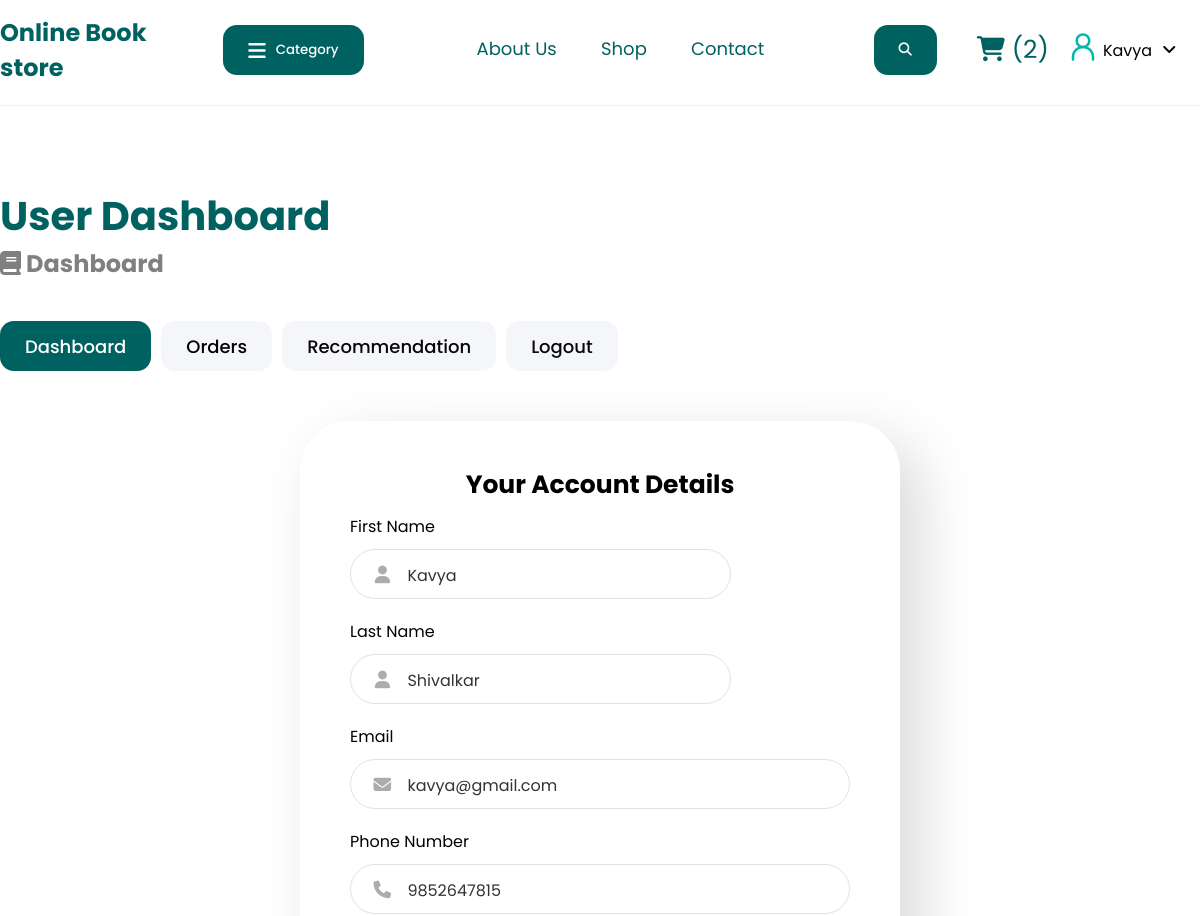
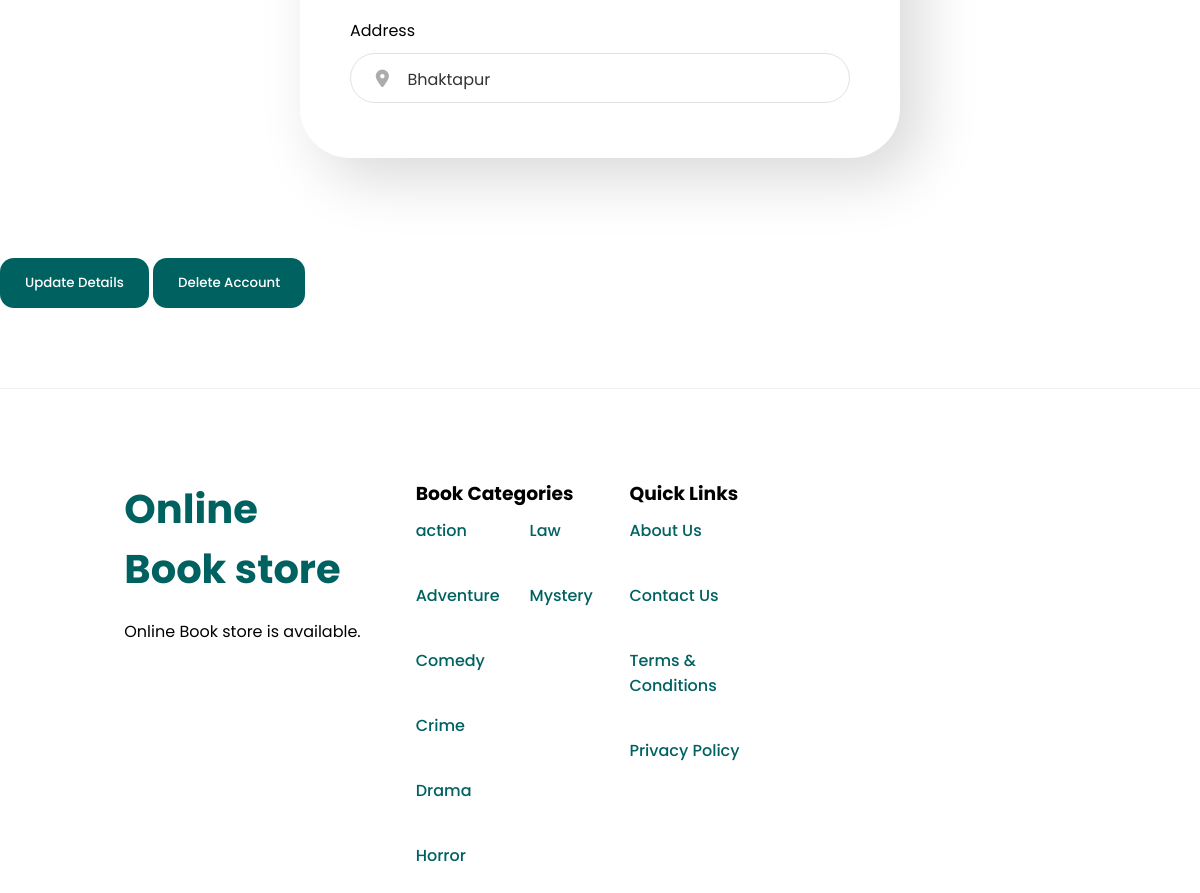
Page /user_dashboard.php (signed in) on the committed database (2 pictures, top to bottom).
### tables this page shows
CREATE TABLE `users` (
  `id` int(11) NOT NULL,
  `user_type` varchar(10) NOT NULL DEFAULT 'user',
  `firstName` varchar(50) NOT NULL,
  `lastName` varchar(50) NOT NULL,
  `email` varchar(100) NOT NULL,
  `phone` varchar(20) NOT NULL,
  `address` varchar(100) NOT NULL,
  `password` varchar(300) NOT NULL,
  `date_time` date NOT NULL DEFAULT current_timestamp()
);

### user_dashboard.php (the view, shortened to what this page needs)
<?php
$user_id = $_SESSION['user_id'];
include './templates/user_header.php';
?>
<link rel="stylesheet" href="./user_dashboard.css">
<div class="main-container book-main">
<?php include './templates/user_navigation.php'
?>
        <div class="form-container" style="margin-bottom:80px">
            <h3>Your Account Details</h3>
            <?php
                $select_user = mysqli_query($con, "SELECT * FROM users WHERE id = '$user_id'") or die('query failed');
                if(mysqli_num_rows($select_user) > 0){
                    while($fetch_user = mysqli_fetch_assoc($select_user)) {
                ?>
                <form action="" method="POST">
                    <div class="half-container">
                        <div >
                        <label for="firstName">First Name</label>
                        <div class="input-field half-column">
                            <i class="fas fa-user"></i>
                            <input type="text" name="update_firstName" id="firstName" value="<?php echo $fetch_user['firstName']; ?>" required>
                        </div>
                        </div>
                        <div>
                        <label for="lastName">Last Name</label>
                        <div class="input-field half-column">
                            <i class="fas fa-user"></i>
                            <input type="text" name="update_lastName" id="lastName" value="<?php echo $fetch_user['lastName']; ?>" required>
                        </div>
                        </div>
                    </div>
                    <div class="full-width">
                        <label for="email">Email</label>
                    <div class="input-field">
                        <i class="fas fa-envelope"></i>
                        <input type="email" name="update_email" id="email" value="<?php echo $fetch_user['email']; ?>" required>
                    </div>
                    </div>
                    <div class="full-width">
                        <label for="phone">Phone Number</label>
                    <div class="input-field ">
                        <i class="fa-solid fa-phone"></i>
                        <input type="tel" name="update_phone" id="phone" value="<?php echo $fetch_user['phone']; ?>" required>
                    </div>
                    </div>
                    <div class="full-width">
                        <label for="phone">Address</label>
                    <div class="input-field ">
                        <i class="fa-solid fa-location-dot"></i>
                        <input type="text" name="update_address" id="address" value="<?php echo $fetch_user['address']; ?>" required>
                    </div>
                    </div>
                    </div>
                        <div class="form-btn-div">
                        <input type="submit" value="Update Details" name="update-btn" class="btn" id="update-btn">
                        <a href="user_dashboard.php?delete=<?php echo $fetch_user['id']; ?>" onclick="return confirm('Do you want to delete this account ?'"><input type="submit" value="Delete Account" name="delete" class="btn delete-btn" id="delete-btn"></a>
                        </div>
                <?php
                    }
                    } else {
                        echo '<h1>User not found</h1>';
                    }
                ?>
        </div>
<?php
include './templates/footer.php';
?>

### css/style.css (style rules this page uses)
:root { --color-primary: #006161; --color-secondary: #00B9A7; --color-tertiary: #FFFFFF; --color-grey01: #AAAAAA; --color-grey02: #E1E1E1; --color-grey03: #F0F0F0; --color-primary-soft: #F0EEFF; --color-orange: #FF754C; --btn-hover: #00B9A7; }
* { font-family: 'Poppins', sans-serif; margin: 0; padding: 0; box-sizing: border-box; text-decoration: none; align-items: center; }
a { color: var(--color-primary); transition: all .2s ease-in-out; }
button, .btn { display: inline-flex; padding: 0 25px; height: 50px; border: none; border-radius: 14px; cursor: pointer; background-color: var(--color-primary); color: white; text-transform: capitalize; align-items: center; font-weight: 500; margin: 0px 0; }
.main-container { max-width: 1200px; margin: auto; height: 100%; display: flex; flex-direction: column; justify-content: center; align-items: center; padding-top: 80px; }
.form-container h3 { text-align: center; font-size: 25px; margin-bottom: 10px; }
.full-width { width: 100%; margin-top: 10px; }

### css/register.css (style rules this page uses)
.form-container { position: relative; width: 600px; margin: 0 auto; padding: 45px 50px; background-color: white; border-radius: 50px; background: #ffffff; box-shadow: 20px 20px 60px #d9d9d9, -20px -20px 60px #ffffff; }
.form-container { position: relative; vertical-align: middle; }
.half-container { display: flex; flex-wrap: wrap; width: 100%; gap: 10px; }
form { display: flex; flex-direction: column; justify-content: center; align-items: center; }
.input-field { width: 100%; height: 50px; background-color: white; margin: 10px 0; border: 1px solid #E1E1E1; border-radius: 55px; display: grid; grid-template-columns: 10% 85%; padding: 0 .4rem; position: relative; }
.input-field i { text-align: center; line-height: 50px; color: #acacac; font-size: 1.1rem; }
.input-field input, textarea { background: none; outline: none; border: none; line-height: 1; font-weight: 400; font-size: 1rem; color: #333; }
.input-field input::placeholder { color: #aaa; }
.btn { margin-top: 20px; }

### css/user_dashboard.css (style rules this page uses)
.input-field { display: grid; grid-template-columns: 50px 50%!important; }

### css/admin_dashboard.css (style rules this page uses)
.book-main { display: flex; flex-wrap: wrap; align-items: flex-start; padding-bottom: 80px; }

### rows in the picture
users: update_firstName "Kavya", update_lastName "Shivalkar", update_email "kavya@gmail.com", update_phone "9852647815", update_address "Bhaktapur"

### other values in the picture
$cart_rows_number "2"
$_SESSION['user_name'] "Kavya"
$title "Dashboard"
